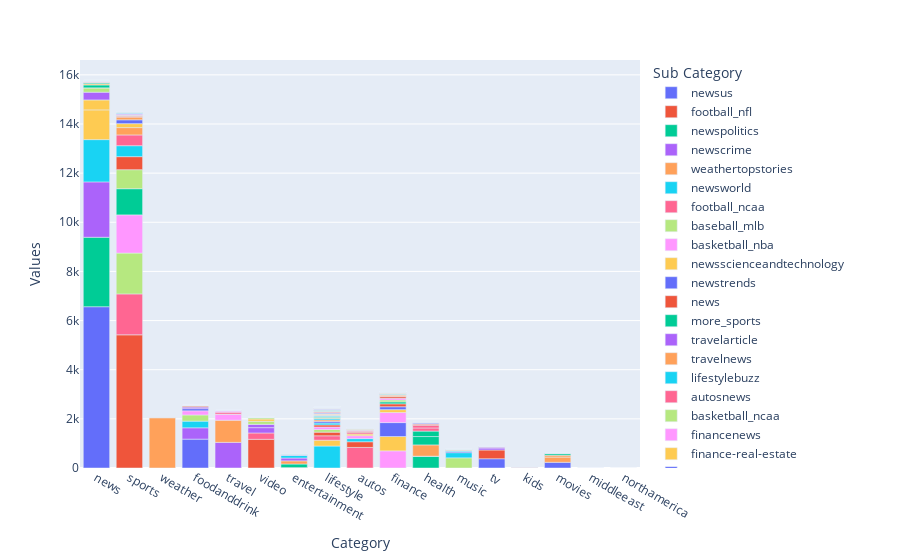

The notebook cell saved with this chart:
### Code cell
px.bar(data_frame=df,x='Category',y='Values',color='Sub Category')
